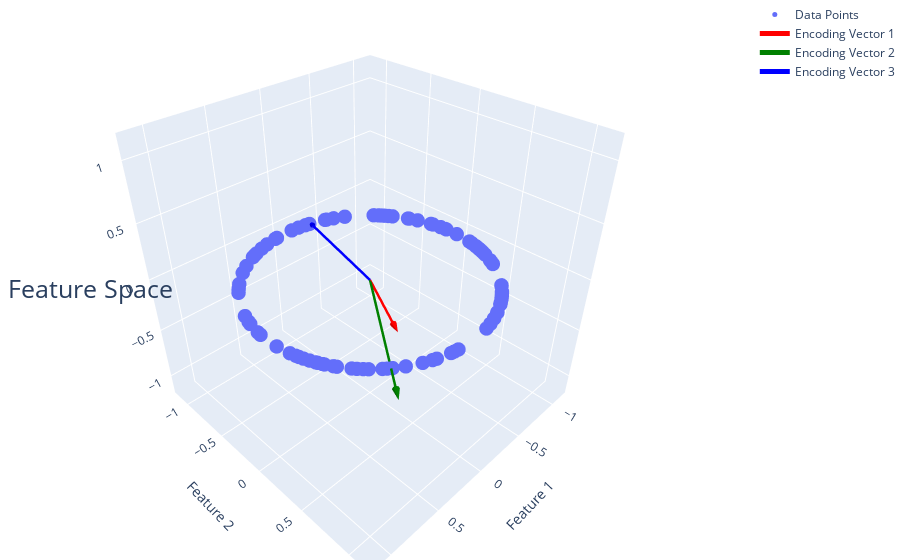

The cell this chart's notebook holds for it:
### Code cell
num_points = 100
data = synthetic.hypersphere(1, num_points)

# Extracting x, y, and z coordinates for scatter plot
x = data[:, 0]
y = data[:, 1]
z = np.zeros(num_points)


N = 3
encoding_matrix = synthetic.random_encoding_matrix(data.shape[1], N)

# Preparing vectors
vectors = [encoding_matrix[:, i] for i in range(N)]
colors = ['red', 'green', 'blue']

scatter = go.Scatter3d(x=x, y=y, z=z, mode='markers', marker=dict(size=5), name='Data Points')

# Adding vectors as lines and cones
lines_and_cones = []
for idx, (vector, color) in enumerate(zip(vectors, colors)):
    # Line (shaft of the arrow)
    lines_and_cones.append(
        go.Scatter3d(
            x=[0, vector[0]], y=[0, vector[1]], z=[0, 0],
            mode='lines', line=dict(color=color, width=5),
            name=f'Encoding Vector {idx+1}'
        )
    )
    
    # Cone (head of the arrow)
    lines_and_cones.append(
        go.Cone(
            x=[vector[0]], y=[vector[1]], z=[0], 
            u=[vector[0]/10], v=[vector[1]/10], w=[0],
            showscale=False, colorscale=[[0, color], [1, color]],
            sizemode='absolute', sizeref=0.1
        )
    )

# Create figure and add traces
fig = go.Figure(data=[scatter] + lines_and_cones)

# Update layout
fig.update_layout(
    title={
        'text': "Feature Space",
        'y':0.5,
        'x':0.1,
        'xanchor': 'center',
        'yanchor': 'top',
        'font': dict(
            size=25
        )
    },
    scene=dict(
        aspectmode='cube',
        xaxis=dict(range=[-1.2, 1.2], title='Feature 1'),
        yaxis=dict(range=[-1.2, 1.2], title='Feature 2'),
        zaxis=dict(range=[-1.2, 1.2], title='')
    ),
    margin=dict(l=0, r=0, b=0, t=0)
)

# Show the plot
fig.show()

### Figure 1 — Plotly figure (JSON) as saved in the notebook; plotly's stock layout.template omitted (floating-point values rounded to 4 significant figures)
{"data": [{"marker": {"size": 5}, "mode": "markers", "name": "Data Points", "type": "scatter3d", "x": [-0.5286, -0.8754, 0.2136, 0.1513, 0.9641, -0.906, 0.9949, -0.2241, -0.187, -0.7575, 0.9759, 0.7942, 0.7148, -0.3782, -0.5184, 0.7872, -0.9784, -0.5748, 0.1258, 0.4173, 0.3247, -0.1603, -0.9992, 0.9973, -0.7867, 0.2123, -0.6574, -0.7918, -0.3685, -0.04629, -0.7582, -0.9277, 0.1845, 0.4122, -0.9968, 0.9942, 0.4209, 0.8861, -0.9741, -0.5477, -0.4769, -0.8326, -0.9449, 0.9572, 0.844, 0.8559, 0.1203, -0.9974, -0.2873, -0.4389, 0.6347, 0.9082, 0.931, 0.9689, 0.3138, -0.3579, 0.4426, -0.9353, 0.6258, 0.5561, 0.9131, 0.3547, 0.7792, -0.2905, -0.8465, -0.4556, -0.9623, -0.5914, 0.6486, 0.9479, -0.5399, -0.3648, -0.2218, -0.9816, 0.7657, -0.9027, 0.9757, -0.6494, -0.5224, 0.3903, -0.9146, -0.1181, 0.8913, -0.8647, 0.9467, 0.2425, -0.7716, 0.7426, 0.8136, 0.5972, 0.1385, -0.9751, -0.7282, 0.739, -0.9558, -0.9371, 0.5245, -0.8112, -0.9483, -0.9913], "y": [-0.8488, 0.4835, 0.9769, 0.9885, 0.2656, -0.4234, 0.1013, -0.9746, -0.9824, -0.6528, 0.2182, -0.6076, 0.6993, -0.9257, 0.8551, 0.6167, -0.2068, 0.8183, -0.9921, -0.9088, 0.9458, 0.9871, 0.04094, -0.07324, -0.6173, 0.9772, 0.7535, -0.6108, -0.9296, -0.9989, -0.6521, 0.3732, 0.9828, -0.9111, -0.08, -0.1077, 0.9071, 0.4635, -0.2263, 0.8367, 0.879, -0.5539, 0.3273, 0.2894, 0.5363, 0.5171, -0.9927, -0.07171, 0.9578, -0.8986, -0.7727, 0.4186, 0.365, -0.2474, -0.9495, 0.9338, -0.8967, 0.3538, 0.78, -0.8311, 0.4076, 0.935, -0.6268, 0.9569, 0.5325, 0.8902, 0.272, 0.8064, 0.7612, -0.3184, 0.8417, 0.9311, 0.9751, 0.1908, 0.6432, -0.4302, -0.2189, 0.7604, 0.8527, -0.9207, 0.4043, -0.993, 0.4535, 0.5022, 0.3222, -0.9701, -0.6361, -0.6698, -0.5815, 0.8021, -0.9904, 0.2218, -0.6853, 0.6737, 0.294, -0.349, 0.8514, -0.5847, 0.3175, -0.1318], "z": [0, 0, 0, 0, 0, 0, 0, 0, 0, 0, 0, 0, 0, 0, 0, 0, 0, 0, 0, 0, 0, 0, 0, 0, 0, 0, 0, 0, 0, 0, 0, 0, 0, 0, 0, 0, 0, 0, 0, 0, 0, 0, 0, 0, 0, 0, 0, 0, 0, 0, 0, 0, 0, 0, 0, 0, 0, 0, 0, 0, 0, 0, 0, 0, 0, 0, 0, 0, 0, 0, 0, 0, 0, 0, 0, 0, 0, 0, 0, 0, 0, 0, 0, 0, 0, 0, 0, 0, 0, 0, 0, 0, 0, 0, 0, 0, 0, 0, 0, 0]}, {"line": {"color": "red", "width": 5}, "mode": "lines", "name": "Encoding Vector 1", "type": "scatter3d", "x": [0, 0.2724], "y": [0, 0.5145], "z": [0, 0]}, {"colorscale": [[0, "red"], [1, "red"]], "showscale": false, "sizemode": "absolute", "sizeref": 0.1, "type": "cone", "u": [0.02724], "v": [0.05145], "w": [0], "x": [0.2724], "y": [0.5145], "z": [0]}, {"line": {"color": "green", "width": 5}, "mode": "lines", "name": "Encoding Vector 2", "type": "scatter3d", "x": [0, 0.7342], "y": [0, 0.9686], "z": [0, 0]}, {"colorscale": [[0, "green"], [1, "green"]], "showscale": false, "sizemode": "absolute", "sizeref": 0.1, "type": "cone", "u": [0.07342], "v": [0.09686], "w": [0], "x": [0.7342], "y": [0.9686], "z": [0]}, {"line": {"color": "blue", "width": 5}, "mode": "lines", "name": "Encoding Vector 3", "type": "scatter3d", "x": [0, -0.2349], "y": [0, -0.9562], "z": [0, 0]}, {"colorscale": [[0, "blue"], [1, "blue"]], "showscale": false, "sizemode": "absolute", "sizeref": 0.1, "type": "cone", "u": [-0.02349], "v": [-0.09562], "w": [0], "x": [-0.2349], "y": [-0.9562], "z": [0]}], "layout": {"margin": {"b": 0, "l": 0, "r": 0, "t": 0}, "scene": {"aspectmode": "cube", "xaxis": {"range": [-1.2, 1.2], "title": {"text": "Feature 1"}}, "yaxis": {"range": [-1.2, 1.2], "title": {"text": "Feature 2"}}, "zaxis": {"range": [-1.2, 1.2], "title": {"text": ""}}}, "title": {"font": {"size": 25}, "text": "Feature Space", "x": 0.1, "xanchor": "center", "y": 0.5, "yanchor": "top"}}}
